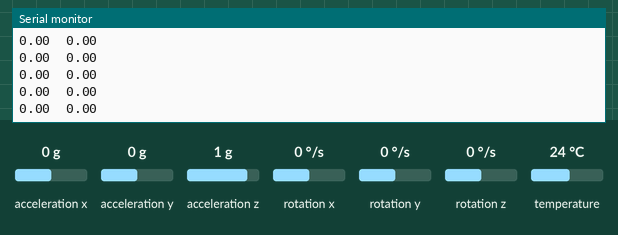
This sketch was run on a simulated ESP32. Parts: the last lines printed to the serial monitor. Inputs (shaded band) come from the test bench; at power-on: acceleration y 0 g, rotation x 0 °/s, acceleration x 0 g, acceleration z 1 g, rotation y 0 °/s, rotation z 0 °/s, temperature 24 °C.

Above: at 1.2 s.
1.3 s: acceleration y set to 0.8 g
At 2.1 s:
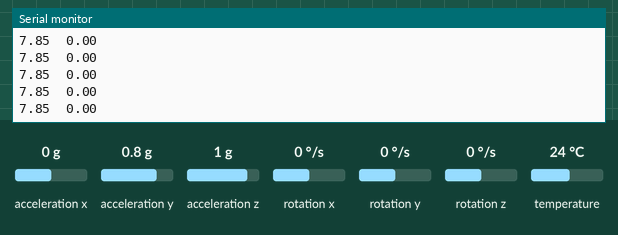
3.3 s: rotation x set to -192 °/s
At 4.2 s:
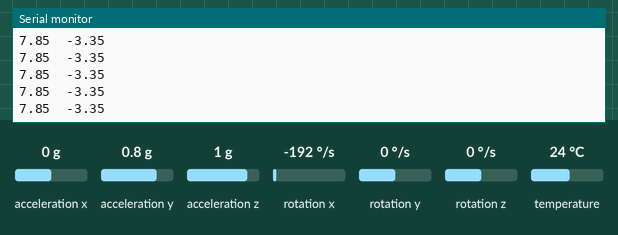
4.8 s: acceleration y set to -1.4 g
At 5.6 s:
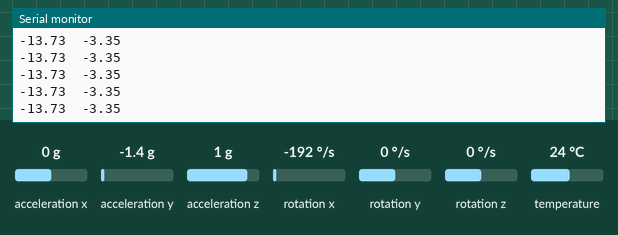
Timing chart, 0 to 7.8 s (numbered marks = the images above; inputs shaded):
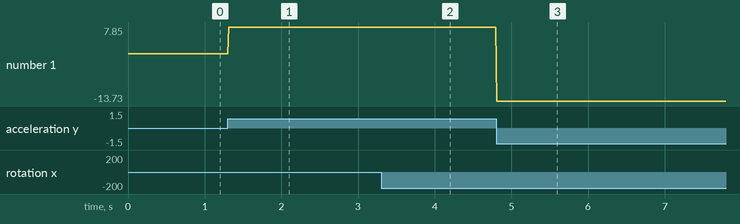

Measured:
- after the input at 1.3 s, the serial monitor: prints a new line at once (image 1)
- after the input at 3.3 s, the serial monitor: prints a new line at once (image 2)
- after the input at 4.8 s, the serial monitor: prints a new line at once (image 3)
- plotted number 1: 0 → 7.85 after the input at 1.3 s, 7.85 → -13.73 after the input at 4.8 s

The sketch:

jab_sender_MPU6050.ino
```cpp
/*
JAB CONTROLLER
you put SCL on 6 and SDA on 7 hehe six sevennnn
5v
*/

#include <Wire.h>
#include <Adafruit_MPU6050.h>
#include <Adafruit_Sensor.h>
#include <esp_now.h>
#include <WiFi.h>
#include <esp_wifi.h>

#define ESPNOW_CHANNEL 3

// Add mac address of transmittetr aand reviever
//E0:72:A1:72:9B:FC transmitter B
//90:64:9B:07:1F:14 transmitter A
uint8_t RECEIVER_MAC[] = {0x90, 0x64, 0x9B, 0x07, 0x1F, 0x14};

//remov noise
const float JAB_THRESHOLD = 6.7;

//remov misfiore
const unsigned long DEBOUNCE_MS = 500;

// how far the body can "lean" in either direction before we clamp it,
// in m/s^2 of X-axis acceleration. Tune this by watching Serial output
// while tilting the sensor to its extremes.
const float TILT_ACCEL_RANGE = 8.0;

// CHANGED: Using a C-style string instead of an Arduino String object
const char* TYPE = "JAB";

//six sevennnn
const int SDA_PIN = 7;
const int SCL_PIN = 6;

Adafruit_MPU6050 mpu;
unsigned long lastJabTime = 0;

typedef struct struct_message {
  char command[10];
  float tiltX;   // raw X-axis acceleration, sent every loop for the body servo
} struct_message;

struct_message outgoingData;

void onDataSent(const wifi_tx_info_t *tx_info, esp_now_send_status_t status) {
}

void setup() {
  Serial.begin(115200);
  Wire.begin(SDA_PIN, SCL_PIN);

  if (!mpu.begin()) {
    Serial.println("MPU6050 not found — check wiring!");
    while (1) delay(10);
  }
  Serial.println("MPU6050 found.");

  mpu.setAccelerometerRange(MPU6050_RANGE_8_G);
  mpu.setGyroRange(MPU6050_RANGE_500_DEG);
  mpu.setFilterBandwidth(MPU6050_BAND_21_HZ);

  WiFi.mode(WIFI_STA);
  WiFi.disconnect();
  esp_wifi_set_channel(ESPNOW_CHANNEL, WIFI_SECOND_CHAN_NONE);
  esp_wifi_set_ps(WIFI_PS_NONE);

  Serial.print("Sender MAC: ");
  Serial.println(WiFi.macAddress());

  if (esp_now_init() != ESP_OK) {
    Serial.println("ESP-NOW init failed");
    return;
  }
  esp_now_register_send_cb(onDataSent);

  esp_now_peer_info_t peerInfo = {};
  memcpy(peerInfo.peer_addr, RECEIVER_MAC, 6);
  peerInfo.channel = ESPNOW_CHANNEL;
  peerInfo.encrypt = false;

  if (esp_now_add_peer(&peerInfo) != ESP_OK) {
    Serial.println("Failed to add ESP-NOW peer");
    return;
  }

  strcpy(outgoingData.command, "NONE");
  outgoingData.tiltX = 0;
}

void loop() {
  sensors_event_t accel, gyro, temp;
  mpu.getEvent(&accel, &gyro, &temp);

  float gyroX = gyro.gyro.x;
  float accelY = accel.acceleration.y;

  // Uncomment while tuning JAB_THRESHOLD / TILT_ACCEL_RANGE:
  Serial.print(accelY); Serial.print("\t"); Serial.println(gyroX);

  // default: no discrete event this packet
  strcpy(outgoingData.command, "NONE");

  if (accelY > JAB_THRESHOLD && (millis() - lastJabTime) > DEBOUNCE_MS) {
    lastJabTime = millis();
    Serial.print("Jab detected, accelY=");
    Serial.println(accelY);

    // This will now compile perfectly
    strcpy(outgoingData.command, TYPE);
  }

  // always send the current X tilt so the body servo can track it live
  outgoingData.tiltX = gyroX;

  esp_now_send(RECEIVER_MAC, (uint8_t *)&outgoingData, sizeof(outgoingData));

  delay(10); // 100hz sampining
}
```
